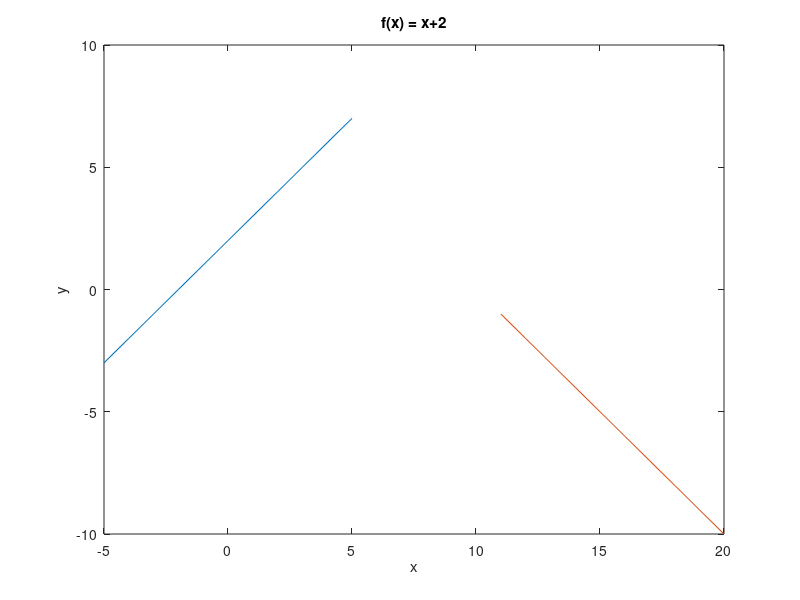

This figure's MATLAB source:
% Octave Script
% Title			:Funcion constante
% Description		:Script para graficar una funcion de la forma f(x)=a   
% Author		:LUIS ALFREDO MARTINEZ SANTIAGO (FREDYLAMS)fredsantiago279@gmail.com
% Date			:20210401
% sion		:1
% Usage			:octave> /path/f_constante
% Notes			:Requiere aplicacion octave usar en consola preferentemente

%      f(x) = (x+2) si x<=5 
% si se graficá su comportamiento es lineal
%      ^
%    y |
%      |   
%      |__
%      | 
%      |___  > x
%

% limpiar variables
 clear
% Ejemplo f(x) = (x+2) si x<=5 
% Rango de -5..5 en i = 0.1
 x1=-5:1:5
 x2=11:1:20
% Valor de la funcion 
 y1=(x1+2); 
 y2=(10-x2); 
y1
y2
% Dibujar x,y
 plot(x1,y1,x2,y2);
 
% Titulo
 title("f(x) = x+2");
% Etiqueta para x
 xlabel("x");
% Etiqueta para y
 ylabel("y");
